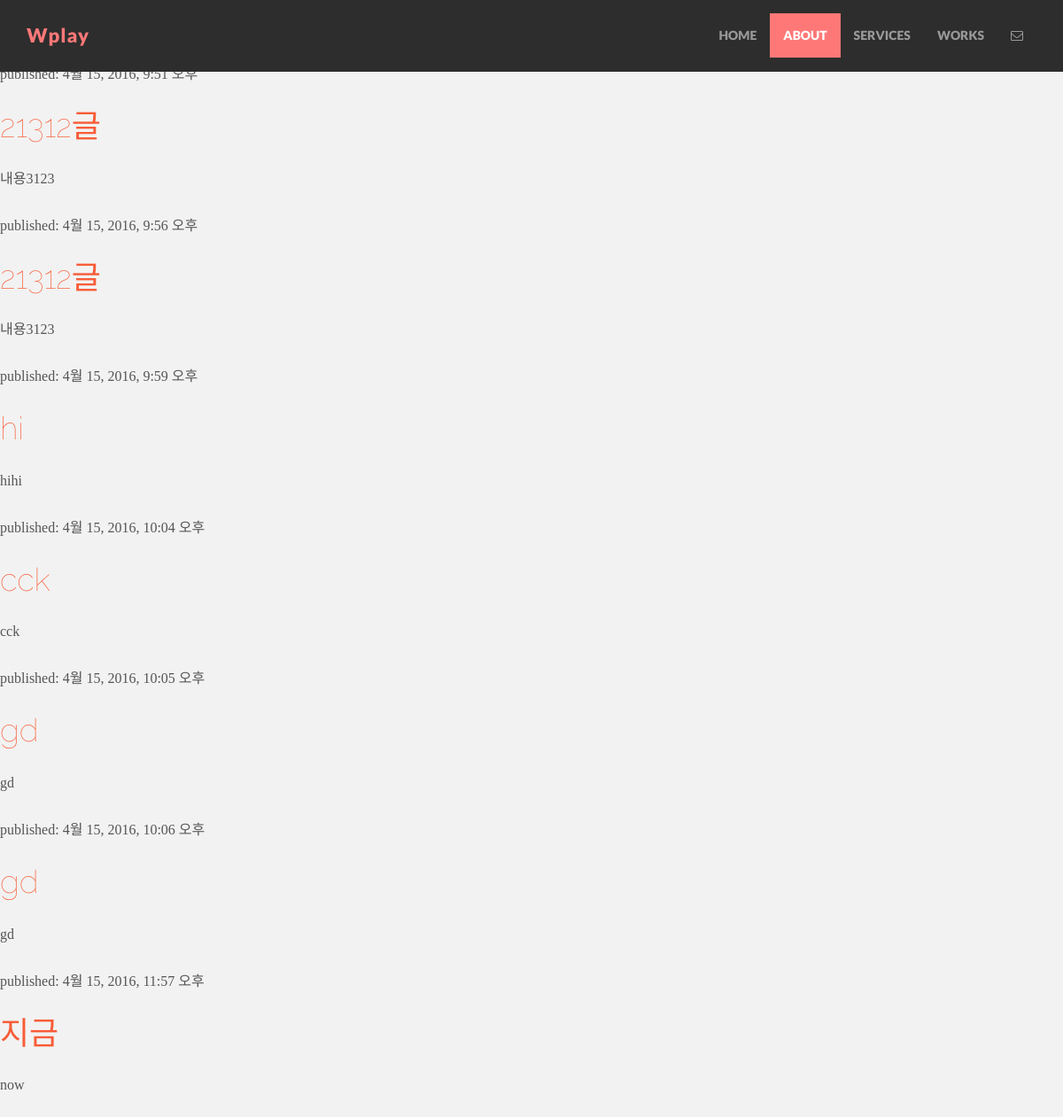
Page /post/ on the committed database.
### wPlayGame/models.py (models this page shows, shortened)
class Post(models.Model):
    author = models.CharField(max_length=100, default="")
    title = models.CharField(max_length=200)
    text = models.TextField()
    password = models.CharField(max_length=100, default="1111")
    created_date = models.DateTimeField(default=timezone.now)
    published_date = models.DateTimeField(blank=True, null=True)

### wPlayGame/views.py (the view)
# urls.py: url(r'^post/$', views.post_list, name = 'post_list'),
def post_list(request):
    posts = Post.objects.filter(published_date__lte = timezone.now()).order_by('published_date')
    return render(request, "wPlayGame/post_list.html", {'posts' : posts})

### wPlayGame/templates/wPlayGame/post_list.html
{% extends "wPlayGame/base.html" %}
{% block content %}
{% for post in posts %}
    <div>
        <p>published: {{ post.published_date }}</p>
        <h1><a href="{% url 'wPlayGame.views.post_detail' pk=post.pk %}">{{ post.title }}</a></h1>
        <p>{{ post.text|linebreaks }}</p>
    </div>
{% endfor %}
{% endblock %}

### wPlayGame/templates/wPlayGame/base.html (shortened to what this page needs)
<!DOCTYPE html>
<html lang="en">
  <head>
    <link href="/static/css/bootstrap.css" rel="stylesheet">
    <link href="/static/css/font-awesome.min.css" rel="stylesheet">
    <link href="/static/css/main.css" rel="stylesheet">
  </head>
  <body>
    <div class="navbar navbar-inverse navbar-fixed-top">
      <div class="container">
        <div class="navbar-header">
          <a class="navbar-brand" href="#">Wplay</a>
        </div>
        <div class="navbar-collapse collapse">
          <ul class="nav navbar-nav navbar-right">
            <li><a href="{% url 'wPlayGame.views.index_html' %}">HOME</a></li>
            <li class="active"><a href="{% url 'wPlayGame.views.about_html' %}">ABOUT</a></li>
            <li><a href="services.html">SERVICES</a></li>
            <li><a href="works.html">WORKS</a></li>
            <li><a href="{% url 'wPlayGame.views.post_new' %}"><i class="fa fa-envelope-o"></i></a></li>
          </ul>
        </div>
      </div>
    </div>
    {% block content %}
    {% endblock %}
  </body>
</html>

### wPlayGame/static/css/main.css (style rules this page uses)
body { background-color: #f2f2f2; font-family: "Lato"; font-weight: 300; font-size: 16px; color: #555; -webkit-font-smoothing: antialiased; -webkit-overflow-scrolling: touch; margin-top: 70px; }
h1, h2, h3, h4, h5, h6 { font-family: "Raleway"; font-weight: 100; color: #333; }
p { font-family: "NanumGothic"; line-height: 28px; margin-bottom: 25px; }
a { color: #f85c37; word-wrap: break-word; -webkit-transition: color 0.1s ease-in, background 0.1s ease-in; -moz-transition: color 0.1s ease-in, background 0.1s ease-in; -ms-transition: color 0.1s ease-in, background 0.1s ease-in; -o-transition: color 0.1s ease-in, background 0.1s ease-in; transition: color 0.1s ease-in, background 0.1s ease-in; }
a:before, a:after { -webkit-transition: color 0.1s ease-in, background 0.1s ease-in; -moz-transition: color 0.1s ease-in, background 0.1s ease-in; -ms-transition: color 0.1s ease-in, background 0.1s ease-in; -o-transition: color 0.1s ease-in, background 0.1s ease-in; transition: color 0.1s ease-in, background 0.1s ease-in; }
.navbar { font-weight: 800; font-size: 14px; padding-top: 15px; padding-bottom: 15px; }
.navbar-inverse { background: #2d2d2d; border-color: #2d2d2d; }
.navbar-inverse .navbar-nav > .active > a { background: #ff7878 }
.navbar-inverse .navbar-brand { color: #ff7878; font-weight: bolder; font-size: 22px; letter-spacing: 1px; }

### rows in the picture
Post: published_date "4월 15, 2016, 9:51 오후", title "21312글", text "내용3123"
Post: published_date "4월 15, 2016, 9:56 오후", title "21312글", text "내용3123"
Post: published_date "4월 15, 2016, 9:59 오후", title "hi", text "hihi"
Post: published_date "4월 15, 2016, 10:04 오후", title "cck", text "cck"
Post: published_date "4월 15, 2016, 10:05 오후", title "gd", text "gd"
Post: published_date "4월 15, 2016, 10:06 오후", title "gd", text "gd"
Post: published_date "4월 15, 2016, 11:57 오후", title "지금", text "now"
